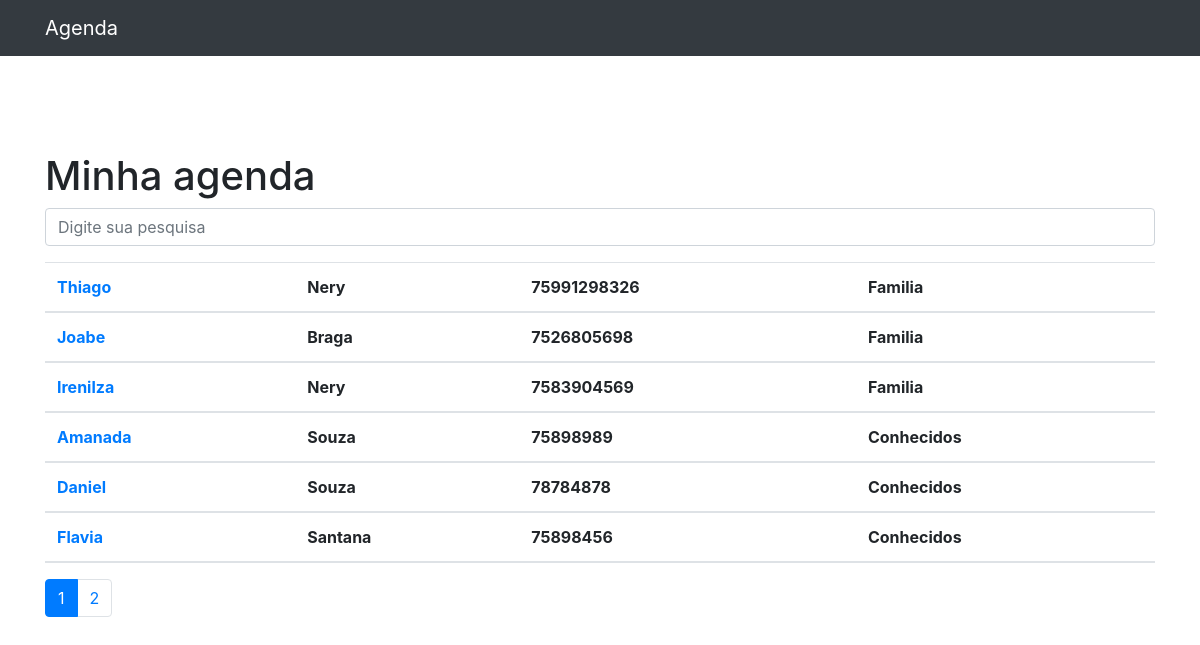
The page / on the database its author committed.
### contatos/models.py (models this page shows, shortened)
class Contato(models.Model):
    nome = models.CharField(max_length=255)
    sobrenome = models.CharField(max_length=255)
    telefone = models.CharField(max_length=255)
    email = models.CharField(max_length=255, blank=True)
    data = models.DateTimeField(default=timezone.now)
    descriacao = models.CharField(max_length=255, blank=True)
    contegoria = models.ForeignKey(Contegoria, on_delete=models.DO_NOTHING)
    mostra = models.BooleanField(default=True)
    foto = models.ImageField(blank=True, upload_to='fotos/%Y/%m')

class Contegoria(models.Model):
    nome = models.CharField(max_length=255)
    def __str__(self):
        return self.nome

### contatos/views.py (the view)
# urls.py: path('', views.index, name='index'),
def index(request):
    contatos = Contato.objects.all()
    paginator = Paginator(contatos, 7)
    page = request.GET.get('p')
    contatos = paginator.get_page(page)
    return render(request, 'contatos/index.html', {'contatos': contatos})

### contatos/templates/contatos/index.html
{% extends 'base.html'%}
{%block conteudo %}
 <h1 class="mt-5">Minha agenda</h1>
    {% include 'parcias/_busca.html' %}
        <table class="table">
            {% for contato in contatos%}
            {% if contato.mostra%}
                 <thead>
            <tr>
              <th><a href="{% url 'ver_contato' contato.id %}">{{ contato.nome }}</a></th>
              <th>{{ contato.sobrenome }}</th>
              <th>{{ contato.telefone }}</th>
              <th>{{ contato.contegoria }}</th>
            </tr>
            {% endif%}
            {%endfor%}
          </thead>
        </table>
<nav aria-label="Page navigation example">
  <ul class="pagination">
      {%for page in contatos.paginator.page_range %}
        {% if contatos.number == page %}
            <li class="page-item active "><a class="page-link" href="?p={{page}}">{{page}}</a></li>
        {%else%}
            <li class="page-item"><a class="page-link" href="?p={{page}}">{{page}}</a></li>
        {%endif%}
      {%endfor %}
  </ul>
</nav>
{%endblock%}

### templates/base.html (shortened to what this page needs)
{% load static %}
<!DOCTYPE html>
<html lang="pt">
<head>
  {% include 'parcias/_head.html'%}
</head>
<body>
  {% include 'parcias/_nav.html'%}
  <div class="container">
    <div class="row">
      <div class="col-lg-12">
        <br><br>
        {%block conteudo %}
        {%endblock%}
      </div>
    </div>
  </div>
</body>
</html>

### templates/parcias/_head.html (shortened to what this page needs)
{% load static %}
  <link href="{% static 'vendor/bootstrap/css/bootstrap.min.css' %}" rel="stylesheet">

### templates/parcias/_nav.html (shortened to what this page needs)
{% load static %}
<nav class="navbar navbar-expand-lg navbar-dark bg-dark static-top">
    <div class="container">
      <a class="navbar-brand" href="{% url 'index'%}">Agenda</a>
    </div>
  </nav>

### templates/parcias/_busca.html (shortened to what this page needs)
{% load static %}
<form method="get" action="{% url 'busca' %}">
            <div class="form-group row">
              <div class="col-12">
                <input class="form-control"
                       type="search" value="{{ request.GET.termo }}"
                       id="search-input"
                       placeholder="Digite sua pesquisa"
                       name="termo">
              </div>
            </div>
          </form>

### templates/parcias/_messages.html (shortened to what this page needs)
{% load static %}

### rows shown on the page
Contato: nome "Thiago", sobrenome "Nery", telefone "75991298326", contegoria "Familia"
Contato: nome "Joabe", sobrenome "Braga", telefone "7526805698", contegoria "Familia"
Contato: nome "Irenilza", sobrenome "Nery", telefone "7583904569", contegoria "Familia"
Contato: nome "Amanada", sobrenome "Souza", telefone "75898989", contegoria "Conhecidos"
Contato: nome "Daniel", sobrenome "Souza", telefone "78784878", contegoria "Conhecidos"
Contato: nome "Flavia", sobrenome "Santana", telefone "75898456", contegoria "Conhecidos"

### other values the page prints
{{ page }} "1"
{{ page }} "2"
